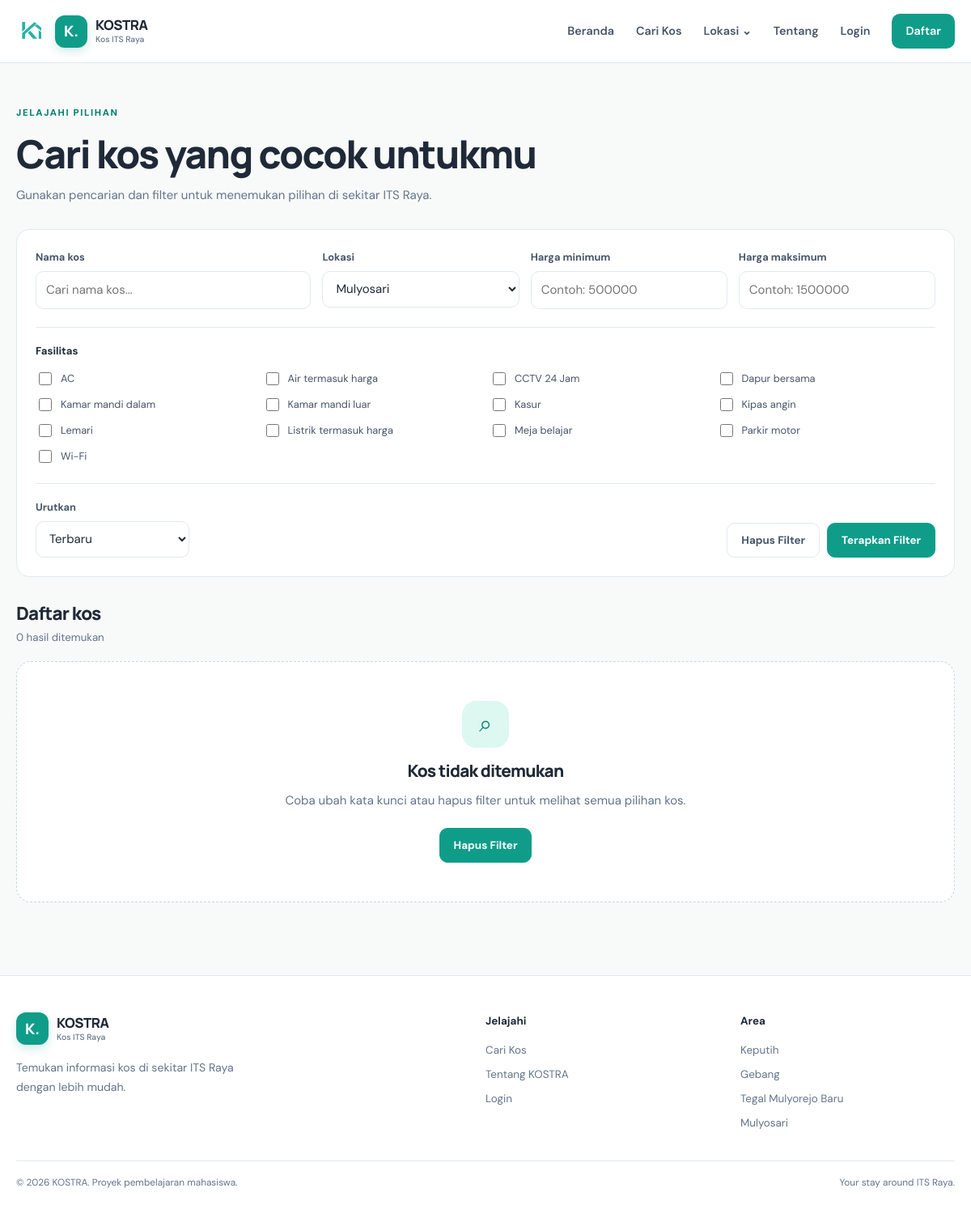
Page /kos.php?lokasi=4 on the committed database.
### tables this page shows
CREATE TABLE fasilitas (
  id INT UNSIGNED AUTO_INCREMENT PRIMARY KEY,
  nama_fasilitas VARCHAR(100) NOT NULL,
  status_aktif TINYINT(1) NOT NULL DEFAULT 1,
  created_at TIMESTAMP NOT NULL DEFAULT CURRENT_TIMESTAMP,
  INDEX idx_fasilitas_aktif (status_aktif)
);

### config/koneksi.php (called while the page is built, shortened)
<?php
function e($value): string { return htmlspecialchars((string)$value, ENT_QUOTES | ENT_SUBSTITUTE, 'UTF-8'); }
?>

### kos.php (the view, shortened to what this page needs)
<?php
require_once __DIR__ . '/config/koneksi.php';
$lokasiList = $pdo->query("SELECT id,nama_lokasi FROM lokasi WHERE status_aktif=1 ORDER BY nama_lokasi")->fetchAll();
$fasilitasList = $pdo->query("SELECT id,nama_fasilitas FROM fasilitas WHERE status_aktif=1 ORDER BY nama_fasilitas")->fetchAll();
$q = trim($_GET['q'] ?? '');
$lokasiId = filter_input(INPUT_GET, 'lokasi', FILTER_VALIDATE_INT) ?: 0;
$min = isset($_GET['min']) && $_GET['min'] !== '' ? max(0, (int)$_GET['min']) : null;
$max = isset($_GET['max']) && $_GET['max'] !== '' ? max(0, (int)$_GET['max']) : null;
$sort = $_GET['sort'] ?? 'terbaru';
$selectedFacilities = array_values(array_filter(array_map('intval', (array)($_GET['fasilitas'] ?? [])), fn($id) => $id > 0));
$where = ["k.status_aktif=1"]; $params = [];
if ($lokasiId > 0) { $where[] = "k.lokasi_id=?"; $params[] = $lokasiId; }
$order = match ($sort) { 'termurah' => 'k.harga ASC', 'termahal' => 'k.harga DESC', default => 'k.created_at DESC' };
$sql = "SELECT k.*, l.nama_lokasi, (SELECT f.path_file FROM foto_kos f WHERE f.kos_id=k.id ORDER BY f.is_utama DESC, f.id ASC LIMIT 1) AS foto FROM kos k JOIN lokasi l ON l.id=k.lokasi_id WHERE ".implode(' AND ', $where)." ORDER BY $order";
$stmt = $pdo->prepare($sql); $stmt->execute($params); $kosList = $stmt->fetchAll();
require __DIR__ . '/includes/header.php'; require __DIR__ . '/includes/navbar.php';
?>
<main class="page-main"><div class="container">
  <div class="page-intro"><span class="eyebrow">JELAJAHI PILIHAN</span><h1>Cari kos yang cocok untukmu</h1><p>Gunakan pencarian dan filter untuk menemukan pilihan di sekitar ITS Raya.</p></div>
  <form class="filter-panel" method="get" action="kos.php">
    <div class="filter-main"><label class="field"><span>Nama kos</span><input type="search" name="q" value="<?= e($q) ?>" placeholder="Cari nama kos..."></label>
      <label class="field"><span>Lokasi</span><select name="lokasi"><option value="">Semua lokasi</option><?php foreach ($lokasiList as $l): ?><option value="<?= (int)$l['id'] ?>" <?= $lokasiId===(int)$l['id']?'selected':'' ?>><?= e($l['nama_lokasi']) ?></option><?php endforeach; ?></select></label>
      <label class="field"><span>Harga minimum</span><input type="number" min="0" name="min" value="<?= $min !== null ? (int)$min : '' ?>" placeholder="Contoh: 500000"></label>
      <label class="field"><span>Harga maksimum</span><input type="number" min="0" name="max" value="<?= $max !== null ? (int)$max : '' ?>" placeholder="Contoh: 1500000"></label>
    </div>
    <div class="facility-filter"><strong>Fasilitas</strong><div class="check-grid"><?php foreach ($fasilitasList as $f): ?><label class="check-option"><input type="checkbox" name="fasilitas[]" value="<?= (int)$f['id'] ?>" <?= in_array((int)$f['id'],$selectedFacilities,true)?'checked':'' ?>><span><?= e($f['nama_fasilitas']) ?></span></label><?php endforeach; ?></div></div>
    <div class="filter-actions"><label class="field sort-field"><span>Urutkan</span><select name="sort"><option value="terbaru" <?= $sort==='terbaru'?'selected':'' ?>>Terbaru</option></select></label><div class="button-row"><a class="btn btn-outline" href="kos.php">Hapus Filter</a><button class="btn btn-primary" type="submit">Terapkan Filter</button></div></div>
  </form>
  <div class="results-heading"><div><h2>Daftar kos</h2><p><?= count($kosList) ?> hasil ditemukan</p></div></div>
  <?php if ($kosList): ?><div class="kos-grid"><?php foreach ($kosList as $item): ?><article class="kos-card"><a class="kos-photo" href="detail-kos.php?id=<?= (int)$item['id'] ?>"><?php if ($item['foto']): ?><img src="<?= e($item['foto']) ?>" alt="<?= e($item['nama_kos']) ?>"><?php else: ?><div class="photo-placeholder"><span>⌂</span><small>Foto kos belum tersedia</small></div><?php endif; ?><span class="status-badge <?= (int)$item['jumlah_kamar_tersedia']>0?'available':'full' ?>"><?= (int)$item['jumlah_kamar_tersedia']>0?'Tersedia':'Penuh' ?></span></a><div class="kos-card-body"><span class="location-label"><?= e($item['nama_lokasi']) ?></span><h3><a href="detail-kos.php?id=<?= (int)$item['id'] ?>"><?= e($item['nama_kos']) ?></a></h3><p class="price">Rp<?= number_format((float)$item['harga'],0,',','.') ?><small> / bulan</small></p><div class="card-meta"><span><?= (int)$item['jumlah_kamar_tersedia'] ?> kamar tersedia</span></div></div></article><?php endforeach; ?></div>
  <?php else: ?><div class="empty-state"><div class="empty-icon">⌕</div><h3>Kos tidak ditemukan</h3><p>Coba ubah kata kunci atau hapus filter untuk melihat semua pilihan kos.</p><a class="btn btn-primary" href="kos.php">Hapus Filter</a></div><?php endif; ?>
</div></main>
<?php require __DIR__ . '/includes/footer.php'; ?>

### assets/css/style.css (style rules this page uses)
:root { --teal:#0F9D8A;--teal-dark:#087F70;--teal-light:#DDF7F1;--bg:#F7FAF9;--white:#fff;--text:#1F2937;--muted:#64748B;--stroke:#E2E8F0;--error:#DC2626;--success:#15803D;--radius:14px;--shadow:0 12px 34px rgba(15,40,35,.07);--font:'DM Sans',Arial,sans-serif;--heading:'Manrope','DM Sans',sans-serif }
* { box-sizing:border-box }
html { scroll-behavior:smooth }
body { margin:0;background:var(--bg);color:var(--text);font-family:var(--font);font-size:15px;line-height:1.65 }
a { color:var(--teal-dark);text-decoration:none }
button,input,select,textarea { font:inherit }
button { cursor:pointer }
h1,h2,h3 { font-family:var(--heading);line-height:1.2;letter-spacing:-.035em;margin:0 0 12px }
h1 { font-size:clamp(2.2rem,5vw,3.7rem);font-weight:800 }
h2 { font-size:clamp(1.55rem,3vw,2.1rem);font-weight:750 }
h3 { font-size:1.12rem;font-weight:750 }
p { margin:0 0 14px;color:var(--muted) }
.container { width:min(1160px,calc(100% - 40px));margin-inline:auto }
.eyebrow { display:inline-block;color:var(--teal-dark);font-size:.72rem;font-weight:800;letter-spacing:.14em;margin-bottom:12px }
.empty-state { text-align:center;background:#fff;border:1px dashed #cbd5e1;border-radius:18px;padding:48px 24px;margin:12px 0 }
.empty-icon { display:grid;place-items:center;margin:0 auto 16px;width:58px;height:58px;border-radius:18px;background:var(--teal-light);color:var(--teal-dark);font-size:1.8rem }
.empty-state h3 { font-size:1.3rem }
.empty-state p { max-width:500px;margin:0 auto 22px }
.page-main { padding:48px 0 78px;min-height:60vh }
.page-intro { margin-bottom:30px }
.page-intro h1 { font-size:clamp(2rem,4vw,3rem);margin-bottom:10px }
.page-intro p { max-width:680px }
.filter-panel,.card-panel,.admin-panel { background:#fff;border:1px solid var(--stroke);border-radius:16px;padding:23px;margin-bottom:25px }
.filter-main { display:grid;grid-template-columns:1.4fr 1fr 1fr 1fr;gap:14px }
.field { display:flex;flex-direction:column;gap:7px;min-width:0 }
.field>span { font-size:.8rem;font-weight:700;color:#475569 }
.field input,.field select,.field textarea,.hero-search input { width:100%;min-height:45px;border:1px solid var(--stroke);border-radius:10px;background:#fff;color:var(--text);padding:10px 12px;outline:none;transition:border-color .2s,box-shadow .2s }
.facility-filter { margin-top:22px;padding-top:18px;border-top:1px solid var(--stroke) }
.facility-filter>strong { display:block;font-size:.82rem;margin-bottom:12px }
.check-grid { display:grid;grid-template-columns:repeat(4,minmax(0,1fr));gap:10px }
.check-option { display:flex;align-items:center;gap:8px;font-size:.8rem;color:#475569;min-width:0 }
.check-option input,.admin-toggles input,.admin-toggle input { accent-color:var(--teal);width:16px;height:16px;flex:0 0 auto }
.check-option span { overflow-wrap:anywhere }
.filter-actions { display:flex;justify-content:space-between;align-items:end;gap:20px;margin-top:22px;padding-top:18px;border-top:1px solid var(--stroke) }
.sort-field { width:190px }
.button-row { display:flex;gap:9px;align-items:center;flex-wrap:wrap }
.btn { display:inline-flex;align-items:center;justify-content:center;gap:8px;min-height:43px;padding:10px 17px;border:1px solid transparent;border-radius:10px;font-weight:700;font-size:.84rem;line-height:1.3;transition:background .2s,border-color .2s,transform .2s }
.btn-primary { background:var(--teal);color:#fff;border-color:var(--teal) }
.btn-outline { background:#fff;color:#475569;border-color:var(--stroke) }
.results-heading { display:flex;justify-content:space-between;align-items:end;margin:32px 0 18px }
.results-heading h2 { font-size:1.4rem;margin-bottom:5px }
.results-heading p { font-size:.83rem;margin:0 }

### rows in the picture
fasilitas: nama_fasilitas "AC"
fasilitas: nama_fasilitas "Air termasuk harga"
fasilitas: nama_fasilitas "CCTV 24 Jam"
fasilitas: nama_fasilitas "Dapur bersama"
fasilitas: nama_fasilitas "Kamar mandi dalam"
fasilitas: nama_fasilitas "Kamar mandi luar"
fasilitas: nama_fasilitas "Kasur"
fasilitas: nama_fasilitas "Kipas angin"
fasilitas: nama_fasilitas "Lemari"
fasilitas: nama_fasilitas "Listrik termasuk harga"
fasilitas: nama_fasilitas "Meja belajar"
fasilitas: nama_fasilitas "Parkir motor"
fasilitas: nama_fasilitas "Wi-Fi"

### other values in the picture
count($kosList) "0"
form field lokasi "Mulyosari"
